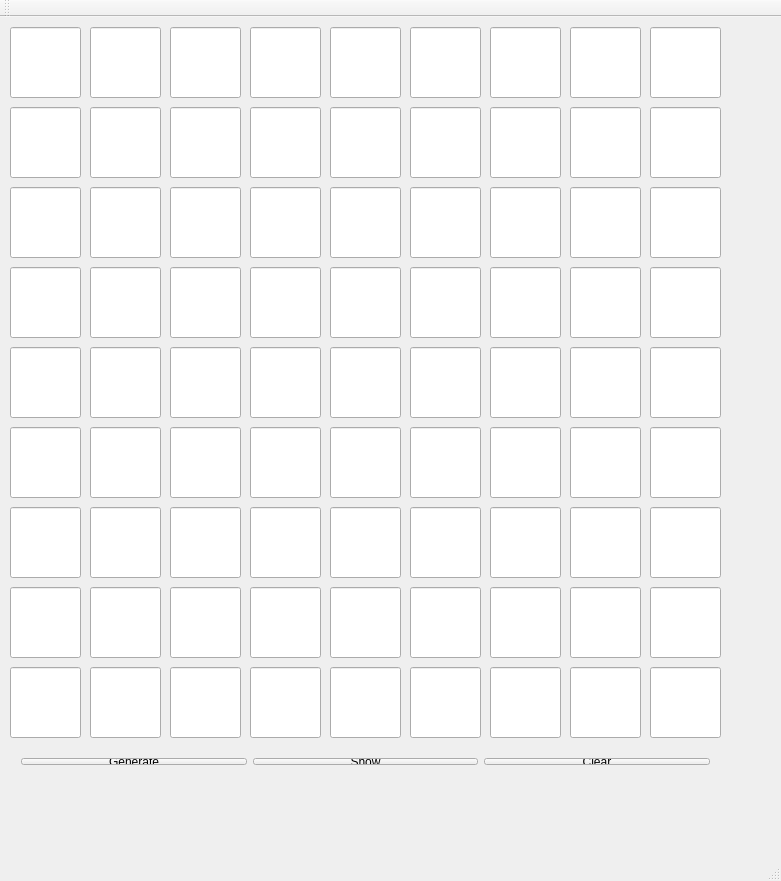
<?xml version="1.0" encoding="UTF-8"?>
<ui version="4.0">
 <class>Sudoku</class>
 <widget class="QMainWindow" name="Sudoku">
  <property name="geometry">
   <rect>
    <x>0</x>
    <y>0</y>
    <width>781</width>
    <height>881</height>
   </rect>
  </property>
  <property name="windowTitle">
   <string>Sudoku</string>
  </property>
  <widget class="QWidget" name="centralWidget">
   <widget class="QLineEdit" name="r1">
    <property name="enabled">
     <bool>true</bool>
    </property>
    <property name="geometry">
     <rect>
      <x>10</x>
      <y>10</y>
      <width>71</width>
      <height>71</height>
     </rect>
    </property>
    <property name="font">
     <font>
      <pointsize>15</pointsize>
      <weight>75</weight>
      <bold>true</bold>
     </font>
    </property>
    <property name="frame">
     <bool>true</bool>
    </property>
    <property name="alignment">
     <set>Qt::AlignCenter</set>
    </property>
   </widget>
   <widget class="QLineEdit" name="r2">
    <property name="geometry">
     <rect>
      <x>90</x>
      <y>10</y>
      <width>71</width>
      <height>71</height>
     </rect>
    </property>
    <property name="font">
     <font>
      <pointsize>15</pointsize>
      <weight>75</weight>
      <bold>true</bold>
     </font>
    </property>
    <property name="frame">
     <bool>true</bool>
    </property>
    <property name="alignment">
     <set>Qt::AlignCenter</set>
    </property>
   </widget>
   <widget class="QLineEdit" name="r3">
    <property name="geometry">
     <rect>
      <x>170</x>
      <y>10</y>
      <width>71</width>
      <height>71</height>
     </rect>
    </property>
    <property name="font">
     <font>
      <pointsize>15</pointsize>
      <weight>75</weight>
      <bold>true</bold>
     </font>
    </property>
    <property name="frame">
     <bool>true</bool>
    </property>
    <property name="alignment">
     <set>Qt::AlignCenter</set>
    </property>
   </widget>
   <widget class="QLineEdit" name="r4">
    <property name="geometry">
     <rect>
      <x>250</x>
      <y>10</y>
      <width>71</width>
      <height>71</height>
     </rect>
    </property>
    <property name="font">
     <font>
      <pointsize>15</pointsize>
      <weight>75</weight>
      <bold>true</bold>
     </font>
    </property>
    <property name="frame">
     <bool>true</bool>
    </property>
    <property name="alignment">
     <set>Qt::AlignCenter</set>
    </property>
   </widget>
   <widget class="QLineEdit" name="r5">
    <property name="geometry">
     <rect>
      <x>330</x>
      <y>10</y>
      <width>71</width>
      <height>71</height>
     </rect>
    </property>
    <property name="font">
     <font>
      <pointsize>15</pointsize>
      <weight>75</weight>
      <bold>true</bold>
     </font>
    </property>
    <property name="frame">
     <bool>true</bool>
    </property>
    <property name="alignment">
     <set>Qt::AlignCenter</set>
    </property>
   </widget>
   <widget class="QLineEdit" name="r6">
    <property name="geometry">
     <rect>
      <x>410</x>
      <y>10</y>
      <width>71</width>
      <height>71</height>
     </rect>
    </property>
    <property name="font">
     <font>
      <pointsize>15</pointsize>
      <weight>75</weight>
      <bold>true</bold>
     </font>
    </property>
    <property name="frame">
     <bool>true</bool>
    </property>
    <property name="alignment">
     <set>Qt::AlignCenter</set>
    </property>
   </widget>
   <widget class="QLineEdit" name="r7">
    <property name="geometry">
     <rect>
      <x>490</x>
      <y>10</y>
      <width>71</width>
      <height>71</height>
     </rect>
    </property>
    <property name="font">
     <font>
      <pointsize>15</pointsize>
      <weight>75</weight>
      <bold>true</bold>
     </font>
    </property>
    <property name="frame">
     <bool>true</bool>
    </property>
    <property name="alignment">
     <set>Qt::AlignCenter</set>
    </property>
   </widget>
   <widget class="QLineEdit" name="r8">
    <property name="enabled">
     <bool>true</bool>
    </property>
    <property name="geometry">
     <rect>
      <x>570</x>
      <y>10</y>
      <width>71</width>
      <height>71</height>
     </rect>
    </property>
    <property name="font">
     <font>
      <pointsize>15</pointsize>
      <weight>75</weight>
      <bold>true</bold>
     </font>
    </property>
    <property name="frame">
     <bool>true</bool>
    </property>
    <property name="alignment">
     <set>Qt::AlignCenter</set>
    </property>
   </widget>
   <widget class="QLineEdit" name="r9">
    <property name="geometry">
     <rect>
      <x>650</x>
      <y>10</y>
      <width>71</width>
      <height>71</height>
     </rect>
    </property>
    <property name="font">
     <font>
      <pointsize>15</pointsize>
      <weight>75</weight>
      <bold>true</bold>
     </font>
    </property>
    <property name="frame">
     <bool>true</bool>
    </property>
    <property name="alignment">
     <set>Qt::AlignCenter</set>
    </property>
   </widget>
   <widget class="QLineEdit" name="r1_2">
    <property name="enabled">
     <bool>true</bool>
    </property>
    <property name="geometry">
     <rect>
      <x>10</x>
      <y>90</y>
      <width>71</width>
      <height>71</height>
     </rect>
    </property>
    <property name="font">
     <font>
      <pointsize>15</pointsize>
      <weight>75</weight>
      <bold>true</bold>
     </font>
    </property>
    <property name="frame">
     <bool>true</bool>
    </property>
    <property name="alignment">
     <set>Qt::AlignCenter</set>
    </property>
   </widget>
   <widget class="QLineEdit" name="r2_2">
    <property name="geometry">
     <rect>
      <x>90</x>
      <y>90</y>
      <width>71</width>
      <height>71</height>
     </rect>
    </property>
    <property name="font">
     <font>
      <pointsize>15</pointsize>
      <weight>75</weight>
      <bold>true</bold>
     </font>
    </property>
    <property name="frame">
     <bool>true</bool>
    </property>
    <property name="alignment">
     <set>Qt::AlignCenter</set>
    </property>
   </widget>
   <widget class="QLineEdit" name="r3_2">
    <property name="geometry">
     <rect>
      <x>170</x>
      <y>90</y>
      <width>71</width>
      <height>71</height>
     </rect>
    </property>
    <property name="font">
     <font>
      <pointsize>15</pointsize>
      <weight>75</weight>
      <bold>true</bold>
     </font>
    </property>
    <property name="frame">
     <bool>true</bool>
    </property>
    <property name="alignment">
     <set>Qt::AlignCenter</set>
    </property>
   </widget>
   <widget class="QLineEdit" name="r4_2">
    <property name="geometry">
     <rect>
      <x>250</x>
      <y>90</y>
      <width>71</width>
      <height>71</height>
     </rect>
    </property>
    <property name="font">
     <font>
      <pointsize>15</pointsize>
      <weight>75</weight>
      <bold>true</bold>
     </font>
    </property>
    <property name="frame">
     <bool>true</bool>
    </property>
    <property name="alignment">
     <set>Qt::AlignCenter</set>
    </property>
   </widget>
   <widget class="QLineEdit" name="r5_2">
    <property name="geometry">
     <rect>
      <x>330</x>
      <y>90</y>
      <width>71</width>
      <height>71</height>
     </rect>
    </property>
    <property name="font">
     <font>
      <pointsize>15</pointsize>
      <weight>75</weight>
      <bold>true</bold>
     </font>
    </property>
    <property name="frame">
     <bool>true</bool>
    </property>
    <property name="alignment">
     <set>Qt::AlignCenter</set>
    </property>
   </widget>
   <widget class="QLineEdit" name="r6_2">
    <property name="geometry">
     <rect>
      <x>410</x>
      <y>90</y>
      <width>71</width>
      <height>71</height>
     </rect>
    </property>
    <property name="font">
     <font>
      <pointsize>15</pointsize>
      <weight>75</weight>
      <bold>true</bold>
     </font>
    </property>
    <property name="frame">
     <bool>true</bool>
    </property>
    <property name="alignment">
     <set>Qt::AlignCenter</set>
    </property>
   </widget>
   <widget class="QLineEdit" name="r7_2">
    <property name="geometry">
     <rect>
      <x>490</x>
      <y>90</y>
      <width>71</width>
      <height>71</height>
     </rect>
    </property>
    <property name="font">
     <font>
      <pointsize>15</pointsize>
      <weight>75</weight>
      <bold>true</bold>
     </font>
    </property>
    <property name="frame">
     <bool>true</bool>
    </property>
    <property name="alignment">
     <set>Qt::AlignCenter</set>
    </property>
   </widget>
   <widget class="QLineEdit" name="r8_2">
    <property name="enabled">
     <bool>true</bool>
    </property>
    <property name="geometry">
     <rect>
      <x>570</x>
      <y>90</y>
      <width>71</width>
      <height>71</height>
     </rect>
    </property>
    <property name="font">
     <font>
      <pointsize>15</pointsize>
      <weight>75</weight>
      <bold>true</bold>
     </font>
    </property>
    <property name="frame">
     <bool>true</bool>
    </property>
    <property name="alignment">
     <set>Qt::AlignCenter</set>
    </property>
   </widget>
   <widget class="QLineEdit" name="r9_2">
    <property name="geometry">
     <rect>
      <x>650</x>
      <y>90</y>
      <width>71</width>
      <height>71</height>
     </rect>
    </property>
    <property name="font">
     <font>
      <pointsize>15</pointsize>
      <weight>75</weight>
      <bold>true</bold>
     </font>
    </property>
    <property name="frame">
     <bool>true</bool>
    </property>
    <property name="alignment">
     <set>Qt::AlignCenter</set>
    </property>
   </widget>
   <widget class="QLineEdit" name="r1_3">
    <property name="enabled">
     <bool>true</bool>
    </property>
    <property name="geometry">
     <rect>
      <x>10</x>
      <y>170</y>
      <width>71</width>
      <height>71</height>
     </rect>
    </property>
    <property name="font">
     <font>
      <pointsize>15</pointsize>
      <weight>75</weight>
      <bold>true</bold>
     </font>
    </property>
    <property name="frame">
     <bool>true</bool>
    </property>
    <property name="alignment">
     <set>Qt::AlignCenter</set>
    </property>
   </widget>
   <widget class="QLineEdit" name="r2_3">
    <property name="geometry">
     <rect>
      <x>90</x>
      <y>170</y>
      <width>71</width>
      <height>71</height>
     </rect>
    </property>
    <property name="font">
     <font>
      <pointsize>15</pointsize>
      <weight>75</weight>
      <bold>true</bold>
     </font>
    </property>
    <property name="frame">
     <bool>true</bool>
    </property>
    <property name="alignment">
     <set>Qt::AlignCenter</set>
    </property>
   </widget>
   <widget class="QLineEdit" name="r3_3">
    <property name="geometry">
     <rect>
      <x>170</x>
      <y>170</y>
      <width>71</width>
      <height>71</height>
     </rect>
    </property>
    <property name="font">
     <font>
      <pointsize>15</pointsize>
      <weight>75</weight>
      <bold>true</bold>
     </font>
    </property>
    <property name="frame">
     <bool>true</bool>
    </property>
    <property name="alignment">
     <set>Qt::AlignCenter</set>
    </property>
   </widget>
   <widget class="QLineEdit" name="r4_3">
    <property name="geometry">
     <rect>
      <x>250</x>
      <y>170</y>
      <width>71</width>
      <height>71</height>
     </rect>
    </property>
    <property name="font">
     <font>
      <pointsize>15</pointsize>
      <weight>75</weight>
      <bold>true</bold>
     </font>
    </property>
    <property name="frame">
     <bool>true</bool>
    </property>
    <property name="alignment">
     <set>Qt::AlignCenter</set>
    </property>
   </widget>
   <widget class="QLineEdit" name="r5_3">
    <property name="geometry">
     <rect>
      <x>330</x>
      <y>170</y>
      <width>71</width>
      <height>71</height>
     </rect>
    </property>
    <property name="font">
     <font>
      <pointsize>15</pointsize>
      <weight>75</weight>
      <bold>true</bold>
     </font>
    </property>
    <property name="frame">
     <bool>true</bool>
    </property>
    <property name="alignment">
     <set>Qt::AlignCenter</set>
    </property>
   </widget>
   <widget class="QLineEdit" name="r6_3">
    <property name="geometry">
     <rect>
      <x>410</x>
      <y>170</y>
      <width>71</width>
      <height>71</height>
     </rect>
    </property>
    <property name="font">
     <font>
      <pointsize>15</pointsize>
      <weight>75</weight>
      <bold>true</bold>
     </font>
    </property>
    <property name="frame">
     <bool>true</bool>
    </property>
    <property name="alignment">
     <set>Qt::AlignCenter</set>
    </property>
   </widget>
   <widget class="QLineEdit" name="r7_3">
    <property name="geometry">
     <rect>
      <x>490</x>
      <y>170</y>
      <width>71</width>
      <height>71</height>
     </rect>
    </property>
    <property name="font">
     <font>
      <pointsize>15</pointsize>
      <weight>75</weight>
      <bold>true</bold>
     </font>
    </property>
    <property name="frame">
     <bool>true</bool>
    </property>
    <property name="alignment">
     <set>Qt::AlignCenter</set>
    </property>
   </widget>
   <widget class="QLineEdit" name="r8_3">
    <property name="enabled">
     <bool>true</bool>
    </property>
    <property name="geometry">
     <rect>
      <x>570</x>
      <y>170</y>
      <width>71</width>
      <height>71</height>
     </rect>
    </property>
    <property name="font">
     <font>
      <pointsize>15</pointsize>
      <weight>75</weight>
      <bold>true</bold>
     </font>
    </property>
    <property name="frame">
     <bool>true</bool>
    </property>
    <property name="alignment">
     <set>Qt::AlignCenter</set>
    </property>
   </widget>
   <widget class="QLineEdit" name="r9_3">
    <property name="geometry">
     <rect>
      <x>650</x>
      <y>170</y>
      <width>71</width>
      <height>71</height>
     </rect>
    </property>
    <property name="font">
     <font>
      <pointsize>15</pointsize>
      <weight>75</weight>
      <bold>true</bold>
     </font>
    </property>
    <property name="frame">
     <bool>true</bool>
    </property>
    <property name="alignment">
     <set>Qt::AlignCenter</set>
    </property>
   </widget>
   <widget class="QLineEdit" name="r1_4">
    <property name="enabled">
     <bool>true</bool>
    </property>
    <property name="geometry">
     <rect>
      <x>10</x>
      <y>250</y>
      <width>71</width>
      <height>71</height>
     </rect>
    </property>
    <property name="font">
     <font>
      <pointsize>15</pointsize>
      <weight>75</weight>
      <bold>true</bold>
     </font>
    </property>
    <property name="frame">
     <bool>true</bool>
    </property>
    <property name="alignment">
     <set>Qt::AlignCenter</set>
    </property>
   </widget>
   <widget class="QLineEdit" name="r2_4">
    <property name="geometry">
     <rect>
      <x>90</x>
      <y>250</y>
      <width>71</width>
      <height>71</height>
     </rect>
    </property>
    <property name="font">
     <font>
      <pointsize>15</pointsize>
      <weight>75</weight>
      <bold>true</bold>
     </font>
    </property>
    <property name="frame">
     <bool>true</bool>
    </property>
    <property name="alignment">
     <set>Qt::AlignCenter</set>
    </property>
   </widget>
   <widget class="QLineEdit" name="r3_4">
    <property name="geometry">
     <rect>
      <x>170</x>
      <y>250</y>
      <width>71</width>
      <height>71</height>
     </rect>
    </property>
    <property name="font">
     <font>
      <pointsize>15</pointsize>
      <weight>75</weight>
      <bold>true</bold>
     </font>
    </property>
    <property name="frame">
     <bool>true</bool>
    </property>
    <property name="alignment">
     <set>Qt::AlignCenter</set>
    </property>
   </widget>
   <widget class="QLineEdit" name="r4_4">
    <property name="geometry">
     <rect>
      <x>250</x>
      <y>250</y>
      <width>71</width>
      <height>71</height>
     </rect>
    </property>
    <property name="font">
     <font>
      <pointsize>15</pointsize>
      <weight>75</weight>
      <bold>true</bold>
     </font>
    </property>
    <property name="frame">
     <bool>true</bool>
    </property>
    <property name="alignment">
     <set>Qt::AlignCenter</set>
    </property>
   </widget>
   <widget class="QLineEdit" name="r5_4">
    <property name="geometry">
     <rect>
      <x>330</x>
      <y>250</y>
      <width>71</width>
      <height>71</height>
     </rect>
    </property>
    <property name="font">
     <font>
      <pointsize>15</pointsize>
      <weight>75</weight>
      <bold>true</bold>
     </font>
    </property>
    <property name="frame">
     <bool>true</bool>
    </property>
    <property name="alignment">
     <set>Qt::AlignCenter</set>
    </property>
   </widget>
   <widget class="QLineEdit" name="r6_4">
    <property name="geometry">
     <rect>
      <x>410</x>
      <y>250</y>
      <width>71</width>
      <height>71</height>
     </rect>
    </property>
    <property name="font">
     <font>
      <pointsize>15</pointsize>
      <weight>75</weight>
      <bold>true</bold>
     </font>
    </property>
    <property name="frame">
     <bool>true</bool>
    </property>
    <property name="alignment">
     <set>Qt::AlignCenter</set>
    </property>
   </widget>
   <widget class="QLineEdit" name="r7_4">
    <property name="geometry">
     <rect>
      <x>490</x>
      <y>250</y>
      <width>71</width>
      <height>71</height>
     </rect>
    </property>
    <property name="font">
     <font>
      <pointsize>15</pointsize>
      <weight>75</weight>
      <bold>true</bold>
     </font>
    </property>
    <property name="frame">
     <bool>true</bool>
    </property>
    <property name="alignment">
     <set>Qt::AlignCenter</set>
    </property>
   </widget>
   <widget class="QLineEdit" name="r8_4">
    <property name="enabled">
     <bool>true</bool>
    </property>
    <property name="geometry">
     <rect>
      <x>570</x>
      <y>250</y>
      <width>71</width>
      <height>71</height>
     </rect>
    </property>
    <property name="font">
     <font>
      <pointsize>15</pointsize>
      <weight>75</weight>
      <bold>true</bold>
     </font>
    </property>
    <property name="frame">
     <bool>true</bool>
    </property>
    <property name="alignment">
     <set>Qt::AlignCenter</set>
    </property>
   </widget>
   <widget class="QLineEdit" name="r9_4">
    <property name="geometry">
     <rect>
      <x>650</x>
      <y>250</y>
      <width>71</width>
      <height>71</height>
     </rect>
    </property>
    <property name="font">
     <font>
      <pointsize>15</pointsize>
      <weight>75</weight>
      <bold>true</bold>
     </font>
    </property>
    <property name="frame">
     <bool>true</bool>
    </property>
    <property name="alignment">
     <set>Qt::AlignCenter</set>
    </property>
   </widget>
   <widget class="QLineEdit" name="r1_5">
    <property name="enabled">
     <bool>true</bool>
    </property>
    <property name="geometry">
     <rect>
      <x>10</x>
      <y>330</y>
      <width>71</width>
      <height>71</height>
     </rect>
    </property>
    <property name="font">
     <font>
      <pointsize>15</pointsize>
      <weight>75</weight>
      <bold>true</bold>
     </font>
    </property>
    <property name="frame">
     <bool>true</bool>
    </property>
    <property name="alignment">
     <set>Qt::AlignCenter</set>
    </property>
   </widget>
   <widget class="QLineEdit" name="r2_5">
    <property name="geometry">
     <rect>
      <x>90</x>
      <y>330</y>
      <width>71</width>
      <height>71</height>
     </rect>
    </property>
    <property name="font">
     <font>
      <pointsize>15</pointsize>
      <weight>75</weight>
      <bold>true</bold>
     </font>
    </property>
    <property name="frame">
     <bool>true</bool>
    </property>
    <property name="alignment">
     <set>Qt::AlignCenter</set>
    </property>
   </widget>
   <widget class="QLineEdit" name="r3_5">
    <property name="geometry">
     <rect>
      <x>170</x>
      <y>330</y>
      <width>71</width>
      <height>71</height>
     </rect>
    </property>
    <property name="font">
     <font>
      <pointsize>15</pointsize>
      <weight>75</weight>
      <bold>true</bold>
     </font>
    </property>
    <property name="frame">
     <bool>true</bool>
    </property>
    <property name="alignment">
     <set>Qt::AlignCenter</set>
    </property>
   </widget>
   <widget class="QLineEdit" name="r4_5">
    <property name="geometry">
     <rect>
      <x>250</x>
      <y>330</y>
      <width>71</width>
      <height>71</height>
     </rect>
    </property>
    <property name="font">
     <font>
      <pointsize>15</pointsize>
      <weight>75</weight>
      <bold>true</bold>
     </font>
    </property>
    <property name="frame">
     <bool>true</bool>
    </property>
    <property name="alignment">
     <set>Qt::AlignCenter</set>
    </property>
   </widget>
   <widget class="QLineEdit" name="r5_5">
    <property name="geometry">
     <rect>
      <x>330</x>
      <y>330</y>
      <width>71</width>
      <height>71</height>
     </rect>
    </property>
    <property name="font">
     <font>
      <pointsize>15</pointsize>
      <weight>75</weight>
      <bold>true</bold>
     </font>
    </property>
    <property name="frame">
     <bool>true</bool>
    </property>
    <property name="alignment">
     <set>Qt::AlignCenter</set>
    </property>
   </widget>
   <widget class="QLineEdit" name="r6_5">
    <property name="geometry">
     <rect>
      <x>410</x>
      <y>330</y>
      <width>71</width>
      <height>71</height>
     </rect>
    </property>
    <property name="font">
     <font>
      <pointsize>15</pointsize>
      <weight>75</weight>
      <bold>true</bold>
     </font>
    </property>
    <property name="frame">
     <bool>true</bool>
    </property>
    <property name="alignment">
     <set>Qt::AlignCenter</set>
    </property>
   </widget>
   <widget class="QLineEdit" name="r7_5">
    <property name="geometry">
     <rect>
      <x>490</x>
      <y>330</y>
      <width>71</width>
      <height>71</height>
     </rect>
    </property>
    <property name="font">
     <font>
      <pointsize>15</pointsize>
      <weight>75</weight>
      <bold>true</bold>
     </font>
    </property>
    <property name="frame">
     <bool>true</bool>
    </property>
    <property name="alignment">
     <set>Qt::AlignCenter</set>
    </property>
   </widget>
   <widget class="QLineEdit" name="r8_5">
    <property name="enabled">
     <bool>true</bool>
    </property>
    <property name="geometry">
     <rect>
      <x>570</x>
      <y>330</y>
      <width>71</width>
      <height>71</height>
     </rect>
    </property>
    <property name="font">
     <font>
      <pointsize>15</pointsize>
      <weight>75</weight>
      <bold>true</bold>
     </font>
    </property>
    <property name="frame">
     <bool>true</bool>
    </property>
    <property name="alignment">
     <set>Qt::AlignCenter</set>
    </property>
   </widget>
   <widget class="QLineEdit" name="r9_5">
    <property name="geometry">
     <rect>
      <x>650</x>
      <y>330</y>
      <width>71</width>
      <height>71</height>
     </rect>
    </property>
    <property name="font">
     <font>
      <pointsize>15</pointsize>
      <weight>75</weight>
      <bold>true</bold>
     </font>
    </property>
    <property name="frame">
     <bool>true</bool>
    </property>
    <property name="alignment">
     <set>Qt::AlignCenter</set>
    </property>
   </widget>
   <widget class="QLineEdit" name="r1_6">
    <property name="enabled">
     <bool>true</bool>
    </property>
    <property name="geometry">
     <rect>
      <x>10</x>
      <y>410</y>
      <width>71</width>
      <height>71</height>
     </rect>
    </property>
    <property name="font">
     <font>
      <pointsize>15</pointsize>
      <weight>75</weight>
      <bold>true</bold>
     </font>
    </property>
    <property name="frame">
     <bool>true</bool>
    </property>
    <property name="alignment">
     <set>Qt::AlignCenter</set>
    </property>
   </widget>
   <widget class="QLineEdit" name="r2_6">
    <property name="geometry">
     <rect>
      <x>90</x>
      <y>410</y>
      <width>71</width>
      <height>71</height>
     </rect>
    </property>
    <property name="font">
     <font>
      <pointsize>15</pointsize>
      <weight>75</weight>
      <bold>true</bold>
     </font>
    </property>
    <property name="frame">
     <bool>true</bool>
    </property>
    <property name="alignment">
     <set>Qt::AlignCenter</set>
    </property>
   </widget>
   <widget class="QLineEdit" name="r3_6">
    <property name="geometry">
     <rect>
      <x>170</x>
      <y>410</y>
      <width>71</width>
      <height>71</height>
     </rect>
    </property>
    <property name="font">
     <font>
      <pointsize>15</pointsize>
      <weight>75</weight>
      <bold>true</bold>
     </font>
    </property>
    <property name="frame">
     <bool>true</bool>
    </property>
    <property name="alignment">
     <set>Qt::AlignCenter</set>
    </property>
   </widget>
   <widget class="QLineEdit" name="r4_6">
    <property name="geometry">
     <rect>
      <x>250</x>
      <y>410</y>
      <width>71</width>
      <height>71</height>
     </rect>
    </property>
    <property name="font">
     <font>
      <pointsize>15</pointsize>
      <weight>75</weight>
      <bold>true</bold>
     </font>
    </property>
    <property name="frame">
     <bool>true</bool>
    </property>
    <property name="alignment">
     <set>Qt::AlignCenter</set>
    </property>
   </widget>
   <widget class="QLineEdit" name="r5_6">
    <property name="geometry">
     <rect>
      <x>330</x>
      <y>410</y>
      <width>71</width>
      <height>71</height>
     </rect>
    </property>
    <property name="font">
     <font>
      <pointsize>15</pointsize>
      <weight>75</weight>
      <bold>true</bold>
     </font>
    </property>
    <property name="frame">
     <bool>true</bool>
    </property>
    <property name="alignment">
     <set>Qt::AlignCenter</set>
    </property>
   </widget>
   <widget class="QLineEdit" name="r6_6">
    <property name="geometry">
     <rect>
      <x>410</x>
      <y>410</y>
      <width>71</width>
      <height>71</height>
     </rect>
    </property>
    <property name="font">
     <font>
      <pointsize>15</pointsize>
      <weight>75</weight>
      <bold>true</bold>
     </font>
    </property>
    <property name="frame">
     <bool>true</bool>
    </property>
    <property name="alignment">
     <set>Qt::AlignCenter</set>
    </property>
   </widget>
   <widget class="QLineEdit" name="r7_6">
    <property name="geometry">
     <rect>
      <x>490</x>
      <y>410</y>
      <width>71</width>
      <height>71</height>
     </rect>
    </property>
    <property name="font">
     <font>
      <pointsize>15</pointsize>
      <weight>75</weight>
      <bold>true</bold>
     </font>
    </property>
    <property name="frame">
     <bool>true</bool>
    </property>
    <property name="alignment">
     <set>Qt::AlignCenter</set>
    </property>
   </widget>
   <widget class="QLineEdit" name="r8_6">
    <property name="enabled">
     <bool>true</bool>
    </property>
    <property name="geometry">
     <rect>
      <x>570</x>
      <y>410</y>
      <width>71</width>
      <height>71</height>
     </rect>
    </property>
    <property name="font">
     <font>
      <pointsize>15</pointsize>
      <weight>75</weight>
      <bold>true</bold>
     </font>
    </property>
    <property name="frame">
     <bool>true</bool>
    </property>
    <property name="alignment">
     <set>Qt::AlignCenter</set>
    </property>
   </widget>
   <widget class="QLineEdit" name="r9_6">
    <property name="geometry">
     <rect>
      <x>650</x>
      <y>410</y>
      <width>71</width>
      <height>71</height>
     </rect>
    </property>
    <property name="font">
     <font>
      <pointsize>15</pointsize>
      <weight>75</weight>
      <bold>true</bold>
     </font>
    </property>
    <property name="frame">
     <bool>true</bool>
    </property>
    <property name="alignment">
     <set>Qt::AlignCenter</set>
    </property>
   </widget>
   <widget class="QLineEdit" name="r1_7">
    <property name="enabled">
     <bool>true</bool>
    </property>
    <property name="geometry">
     <rect>
      <x>10</x>
      <y>490</y>
      <width>71</width>
      <height>71</height>
     </rect>
    </property>
    <property name="font">
     <font>
      <pointsize>15</pointsize>
      <weight>75</weight>
      <bold>true</bold>
     </font>
    </property>
    <property name="frame">
     <bool>true</bool>
    </property>
    <property name="alignment">
     <set>Qt::AlignCenter</set>
    </property>
   </widget>
   <widget class="QLineEdit" name="r2_7">
    <property name="geometry">
     <rect>
      <x>90</x>
      <y>490</y>
      <width>71</width>
      <height>71</height>
     </rect>
    </property>
    <property name="font">
     <font>
      <pointsize>15</pointsize>
      <weight>75</weight>
      <bold>true</bold>
     </font>
    </property>
    <property name="frame">
     <bool>true</bool>
    </property>
    <property name="alignment">
     <set>Qt::AlignCenter</set>
    </property>
   </widget>
   <widget class="QLineEdit" name="r3_7">
    <property name="geometry">
     <rect>
      <x>170</x>
      <y>490</y>
      <width>71</width>
      <height>71</height>
     </rect>
    </property>
    <property name="font">
     <font>
      <pointsize>15</pointsize>
      <weight>75</weight>
      <bold>true</bold>
     </font>
    </property>
    <property name="frame">
     <bool>true</bool>
    </property>
    <property name="alignment">
     <set>Qt::AlignCenter</set>
    </property>
   </widget>
   <widget class="QLineEdit" name="r4_7">
    <property name="geometry">
     <rect>
      <x>250</x>
      <y>490</y>
      <width>71</width>
      <height>71</height>
     </rect>
    </property>
    <property name="font">
     <font>
      <pointsize>15</pointsize>
      <weight>75</weight>
      <bold>true</bold>
     </font>
    </property>
    <property name="frame">
     <bool>true</bool>
    </property>
    <property name="alignment">
     <set>Qt::AlignCenter</set>
    </property>
   </widget>
   <widget class="QLineEdit" name="r5_7">
    <property name="geometry">
     <rect>
      <x>330</x>
      <y>490</y>
      <width>71</width>
      <height>71</height>
     </rect>
    </property>
    <property name="font">
     <font>
      <pointsize>15</pointsize>
      <weight>75</weight>
      <bold>true</bold>
     </font>
    </property>
    <property name="frame">
     <bool>true</bool>
    </property>
    <property name="alignment">
     <set>Qt::AlignCenter</set>
    </property>
   </widget>
   <widget class="QLineEdit" name="r6_7">
    <property name="geometry">
     <rect>
      <x>410</x>
      <y>490</y>
      <width>71</width>
      <height>71</height>
     </rect>
    </property>
    <property name="font">
     <font>
      <pointsize>15</pointsize>
      <weight>75</weight>
      <bold>true</bold>
     </font>
    </property>
    <property name="frame">
     <bool>true</bool>
    </property>
    <property name="alignment">
     <set>Qt::AlignCenter</set>
    </property>
   </widget>
   <widget class="QLineEdit" name="r7_7">
    <property name="geometry">
     <rect>
      <x>490</x>
      <y>490</y>
      <width>71</width>
      <height>71</height>
     </rect>
    </property>
    <property name="font">
     <font>
      <pointsize>15</pointsize>
      <weight>75</weight>
      <bold>true</bold>
     </font>
    </property>
    <property name="frame">
     <bool>true</bool>
    </property>
    <property name="alignment">
     <set>Qt::AlignCenter</set>
    </property>
   </widget>
   <widget class="QLineEdit" name="r8_7">
    <property name="enabled">
     <bool>true</bool>
    </property>
    <property name="geometry">
     <rect>
      <x>570</x>
      <y>490</y>
      <width>71</width>
      <height>71</height>
     </rect>
    </property>
    <property name="font">
     <font>
      <pointsize>15</pointsize>
      <weight>75</weight>
      <bold>true</bold>
     </font>
    </property>
    <property name="frame">
     <bool>true</bool>
    </property>
    <property name="alignment">
     <set>Qt::AlignCenter</set>
    </property>
   </widget>
   <widget class="QLineEdit" name="r9_7">
    <property name="geometry">
     <rect>
      <x>650</x>
      <y>490</y>
      <width>71</width>
      <height>71</height>
     </rect>
    </property>
    <property name="font">
     <font>
      <pointsize>15</pointsize>
      <weight>75</weight>
      <bold>true</bold>
     </font>
    </property>
    <property name="frame">
     <bool>true</bool>
    </property>
    <property name="alignment">
     <set>Qt::AlignCenter</set>
    </property>
   </widget>
   <widget class="QLineEdit" name="r1_8">
    <property name="enabled">
     <bool>true</bool>
    </property>
    <property name="geometry">
     <rect>
      <x>10</x>
      <y>570</y>
      <width>71</width>
      <height>71</height>
     </rect>
    </property>
    <property name="font">
     <font>
      <pointsize>15</pointsize>
      <weight>75</weight>
      <bold>true</bold>
     </font>
    </property>
    <property name="frame">
     <bool>true</bool>
    </property>
    <property name="alignment">
     <set>Qt::AlignCenter</set>
    </property>
   </widget>
   <widget class="QLineEdit" name="r2_8">
    <property name="geometry">
     <rect>
      <x>90</x>
      <y>570</y>
      <width>71</width>
      <height>71</height>
     </rect>
    </property>
    <property name="font">
     <font>
      <pointsize>15</pointsize>
      <weight>75</weight>
      <bold>true</bold>
     </font>
    </property>
    <property name="frame">
     <bool>true</bool>
    </property>
    <property name="alignment">
     <set>Qt::AlignCenter</set>
    </property>
   </widget>
   <widget class="QLineEdit" name="r3_8">
    <property name="geometry">
     <rect>
      <x>170</x>
      <y>570</y>
      <width>71</width>
      <height>71</height>
     </rect>
    </property>
    <property name="font">
     <font>
      <pointsize>15</pointsize>
      <weight>75</weight>
      <bold>true</bold>
     </font>
    </property>
    <property name="frame">
     <bool>true</bool>
    </property>
    <property name="alignment">
     <set>Qt::AlignCenter</set>
    </property>
   </widget>
   <widget class="QLineEdit" name="r4_8">
    <property name="geometry">
     <rect>
      <x>250</x>
      <y>570</y>
      <width>71</width>
      <height>71</height>
     </rect>
    </property>
    <property name="font">
     <font>
      <pointsize>15</pointsize>
      <weight>75</weight>
      <bold>true</bold>
     </font>
    </property>
    <property name="frame">
     <bool>true</bool>
    </property>
    <property name="alignment">
     <set>Qt::AlignCenter</set>
    </property>
   </widget>
   <widget class="QLineEdit" name="r5_8">
    <property name="geometry">
     <rect>
      <x>330</x>
      <y>570</y>
      <width>71</width>
      <height>71</height>
     </rect>
    </property>
    <property name="font">
     <font>
      <pointsize>15</pointsize>
      <weight>75</weight>
      <bold>true</bold>
     </font>
    </property>
    <property name="frame">
     <bool>true</bool>
    </property>
    <property name="alignment">
     <set>Qt::AlignCenter</set>
    </property>
   </widget>
   <widget class="QLineEdit" name="r6_8">
    <property name="geometry">
     <rect>
      <x>410</x>
      <y>570</y>
      <width>71</width>
      <height>71</height>
     </rect>
    </property>
    <property name="font">
     <font>
      <pointsize>15</pointsize>
      <weight>75</weight>
      <bold>true</bold>
     </font>
    </property>
    <property name="frame">
     <bool>true</bool>
    </property>
    <property name="alignment">
     <set>Qt::AlignCenter</set>
    </property>
   </widget>
   <widget class="QLineEdit" name="r7_8">
    <property name="geometry">
     <rect>
      <x>490</x>
      <y>570</y>
      <width>71</width>
      <height>71</height>
     </rect>
    </property>
    <property name="font">
     <font>
      <pointsize>15</pointsize>
      <weight>75</weight>
      <bold>true</bold>
     </font>
    </property>
    <property name="text">
     <string/>
    </property>
    <property name="frame">
     <bool>true</bool>
    </property>
    <property name="alignment">
     <set>Qt::AlignCenter</set>
    </property>
   </widget>
   <widget class="QLineEdit" name="r8_8">
    <property name="enabled">
     <bool>true</bool>
    </property>
    <property name="geometry">
     <rect>
      <x>570</x>
      <y>570</y>
      <width>71</width>
      <height>71</height>
     </rect>
    </property>
    <property name="font">
     <font>
      <pointsize>15</pointsize>
      <weight>75</weight>
      <bold>true</bold>
     </font>
    </property>
    <property name="frame">
     <bool>true</bool>
    </property>
    <property name="alignment">
     <set>Qt::AlignCenter</set>
    </property>
   </widget>
   <widget class="QLineEdit" name="r9_8">
    <property name="geometry">
     <rect>
      <x>650</x>
      <y>570</y>
      <width>71</width>
      <height>71</height>
     </rect>
    </property>
    <property name="font">
     <font>
      <pointsize>15</pointsize>
      <weight>75</weight>
      <bold>true</bold>
     </font>
    </property>
    <property name="frame">
     <bool>true</bool>
    </property>
    <property name="alignment">
     <set>Qt::AlignCenter</set>
    </property>
   </widget>
   <widget class="QLineEdit" name="r1_9">
    <property name="enabled">
     <bool>true</bool>
    </property>
    <property name="geometry">
     <rect>
      <x>10</x>
      <y>650</y>
      <width>71</width>
      <height>71</height>
     </rect>
    </property>
    <property name="font">
     <font>
      <pointsize>15</pointsize>
      <weight>75</weight>
      <bold>true</bold>
     </font>
    </property>
    <property name="frame">
     <bool>true</bool>
    </property>
    <property name="alignment">
     <set>Qt::AlignCenter</set>
    </property>
   </widget>
   <widget class="QLineEdit" name="r2_9">
    <property name="geometry">
     <rect>
      <x>90</x>
      <y>650</y>
      <width>71</width>
      <height>71</height>
     </rect>
    </property>
    <property name="font">
     <font>
      <pointsize>15</pointsize>
      <weight>75</weight>
      <bold>true</bold>
     </font>
    </property>
    <property name="frame">
     <bool>true</bool>
    </property>
    <property name="alignment">
     <set>Qt::AlignCenter</set>
    </property>
   </widget>
   <widget class="QLineEdit" name="r3_9">
    <property name="geometry">
     <rect>
      <x>170</x>
      <y>650</y>
      <width>71</width>
      <height>71</height>
     </rect>
    </property>
    <property name="font">
     <font>
      <pointsize>15</pointsize>
      <weight>75</weight>
      <bold>true</bold>
     </font>
    </property>
    <property name="frame">
     <bool>true</bool>
    </property>
    <property name="alignment">
     <set>Qt::AlignCenter</set>
    </property>
   </widget>
   <widget class="QLineEdit" name="r4_9">
    <property name="geometry">
     <rect>
      <x>250</x>
      <y>650</y>
      <width>71</width>
      <height>71</height>
     </rect>
    </property>
    <property name="font">
     <font>
      <pointsize>15</pointsize>
      <weight>75</weight>
      <bold>true</bold>
     </font>
    </property>
    <property name="frame">
     <bool>true</bool>
    </property>
    <property name="alignment">
     <set>Qt::AlignCenter</set>
    </property>
   </widget>
   <widget class="QLineEdit" name="r5_9">
    <property name="geometry">
     <rect>
      <x>330</x>
      <y>650</y>
      <width>71</width>
      <height>71</height>
     </rect>
    </property>
    <property name="font">
     <font>
      <pointsize>15</pointsize>
      <weight>75</weight>
      <bold>true</bold>
     </font>
    </property>
    <property name="frame">
     <bool>true</bool>
    </property>
    <property name="alignment">
     <set>Qt::AlignCenter</set>
    </property>
   </widget>
   <widget class="QLineEdit" name="r6_9">
    <property name="geometry">
     <rect>
      <x>410</x>
      <y>650</y>
      <width>71</width>
      <height>71</height>
     </rect>
    </property>
    <property name="font">
     <font>
      <pointsize>15</pointsize>
      <weight>75</weight>
      <bold>true</bold>
     </font>
    </property>
    <property name="frame">
     <bool>true</bool>
    </property>
    <property name="alignment">
     <set>Qt::AlignCenter</set>
    </property>
   </widget>
   <widget class="QLineEdit" name="r7_9">
    <property name="geometry">
     <rect>
      <x>490</x>
      <y>650</y>
      <width>71</width>
      <height>71</height>
     </rect>
    </property>
    <property name="font">
     <font>
      <pointsize>15</pointsize>
      <weight>75</weight>
      <bold>true</bold>
     </font>
    </property>
    <property name="text">
     <string/>
    </property>
    <property name="frame">
     <bool>true</bool>
    </property>
    <property name="alignment">
     <set>Qt::AlignCenter</set>
    </property>
   </widget>
   <widget class="QLineEdit" name="r8_9">
    <property name="enabled">
     <bool>true</bool>
    </property>
    <property name="geometry">
     <rect>
      <x>570</x>
      <y>650</y>
      <width>71</width>
      <height>71</height>
     </rect>
    </property>
    <property name="font">
     <font>
      <pointsize>15</pointsize>
      <weight>75</weight>
      <bold>true</bold>
     </font>
    </property>
    <property name="frame">
     <bool>true</bool>
    </property>
    <property name="alignment">
     <set>Qt::AlignCenter</set>
    </property>
   </widget>
   <widget class="QLineEdit" name="r9_9">
    <property name="geometry">
     <rect>
      <x>650</x>
      <y>650</y>
      <width>71</width>
      <height>71</height>
     </rect>
    </property>
    <property name="font">
     <font>
      <pointsize>15</pointsize>
      <weight>75</weight>
      <bold>true</bold>
     </font>
    </property>
    <property name="frame">
     <bool>true</bool>
    </property>
    <property name="alignment">
     <set>Qt::AlignCenter</set>
    </property>
   </widget>
   <widget class="QWidget" name="">
    <property name="geometry">
     <rect>
      <x>10</x>
      <y>730</y>
      <width>711</width>
      <height>29</height>
     </rect>
    </property>
    <layout class="QHBoxLayout" name="horizontalLayout">
     <item>
      <widget class="QPushButton" name="Generate">
       <property name="text">
        <string>Generate</string>
       </property>
      </widget>
     </item>
     <item>
      <widget class="QPushButton" name="Show">
       <property name="text">
        <string>Show</string>
       </property>
      </widget>
     </item>
     <item>
      <widget class="QPushButton" name="clear">
       <property name="text">
        <string>Clear</string>
       </property>
      </widget>
     </item>
    </layout>
   </widget>
  </widget>
  <widget class="QMenuBar" name="menuBar">
   <property name="geometry">
    <rect>
     <x>0</x>
     <y>0</y>
     <width>781</width>
     <height>25</height>
    </rect>
   </property>
  </widget>
  <widget class="QToolBar" name="mainToolBar">
   <attribute name="toolBarArea">
    <enum>TopToolBarArea</enum>
   </attribute>
   <attribute name="toolBarBreak">
    <bool>false</bool>
   </attribute>
  </widget>
  <widget class="QStatusBar" name="statusBar"/>
 </widget>
 <layoutdefault spacing="6" margin="11"/>
 <resources/>
 <connections/>
</ui>
